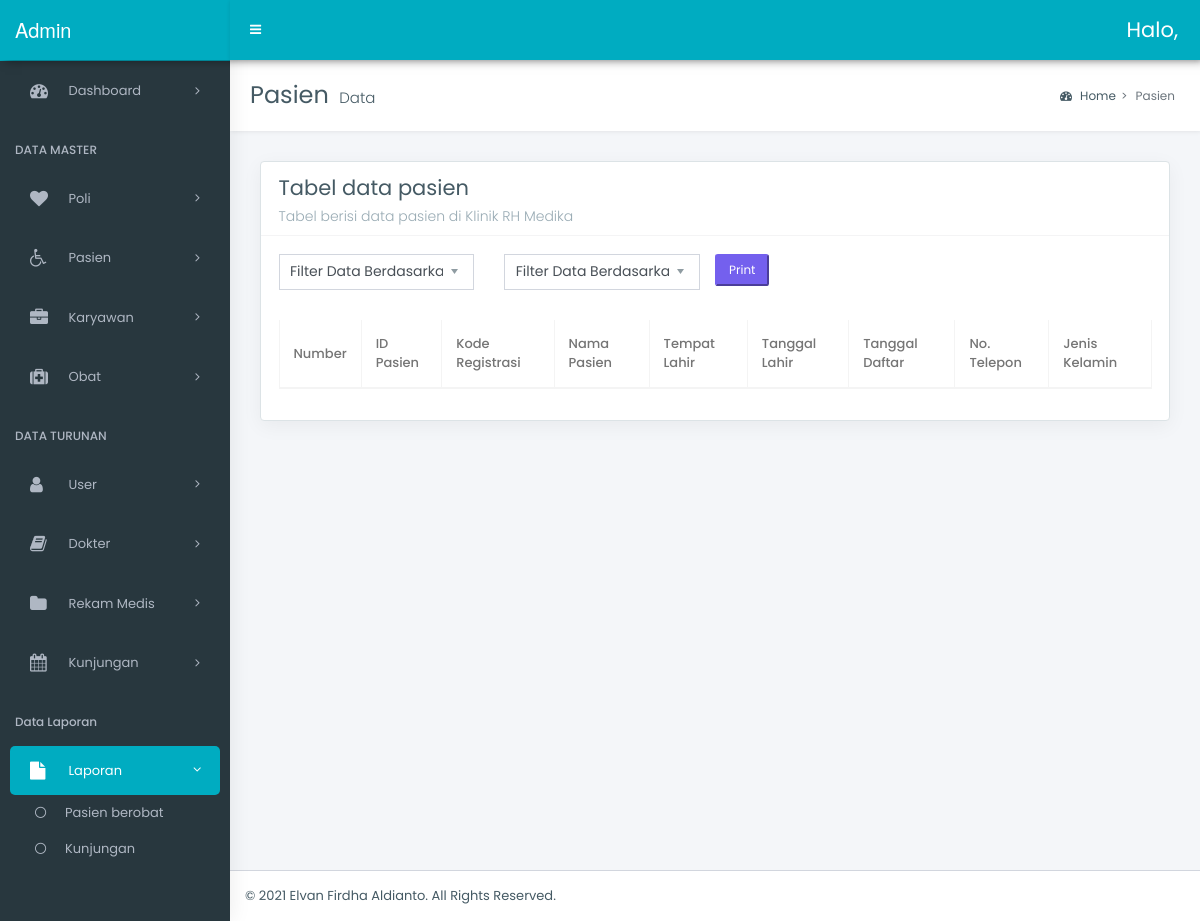
The page /admin/laporan/datakartu.php on the database as committed earlier.
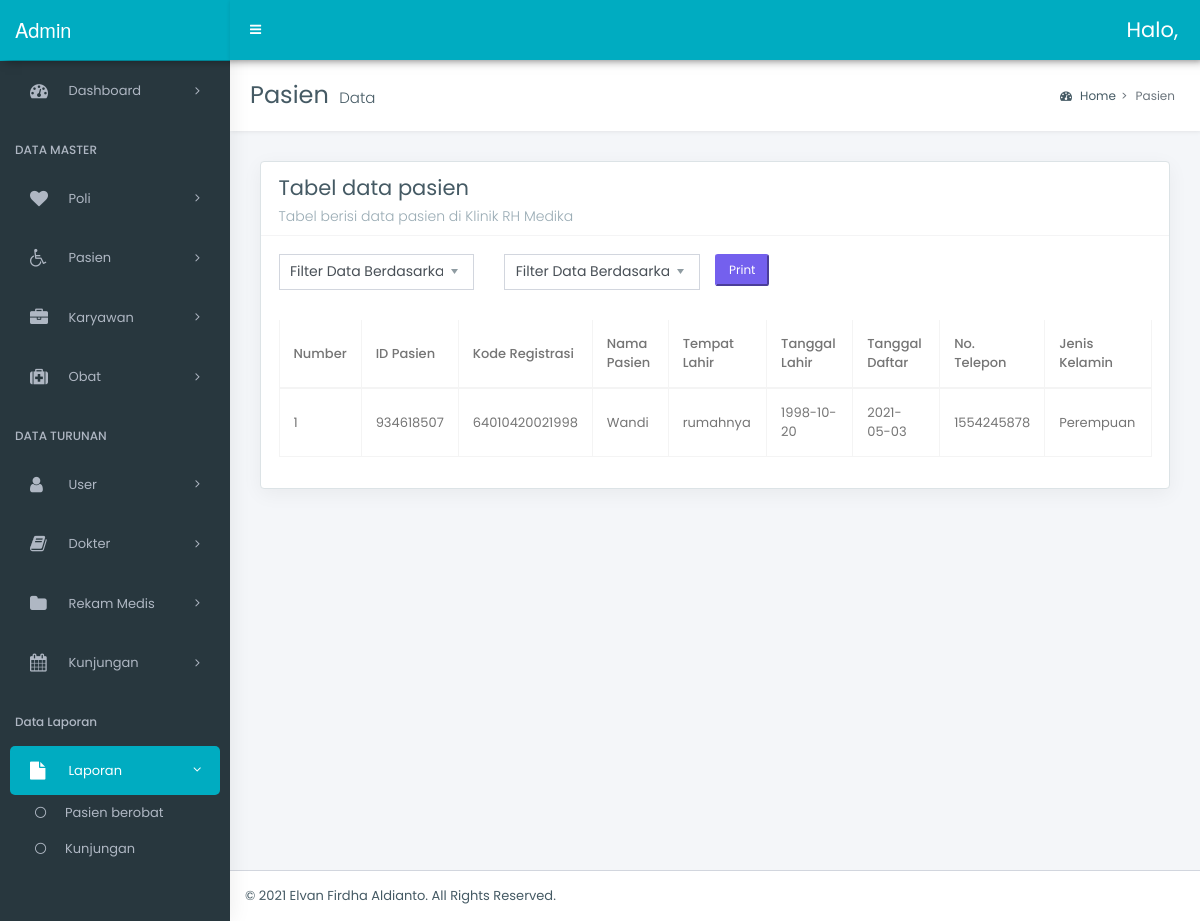
The same page on the database as committed later.
### tables this page shows
CREATE TABLE `pasien` (
  `id_pasien` int(9) NOT NULL,
  `nm_pasien` varchar(50) NOT NULL,
  `kd_registrasi` text NOT NULL,
  `jen_kelamin` enum('1','2') NOT NULL,
  `jalur` enum('1','2','3','4') NOT NULL,
  `alamatp` text NOT NULL,
  `tempat_lahirp` varchar(20) NOT NULL,
  `tgl_lahirp` date NOT NULL,
  `telp_pasien` varchar(13) NOT NULL,
  `tgl_daftar` date NOT NULL
);

### admin/laporan/datakartu.php (the view, shortened to what the changed rows need)
<?php
include('../../config/connect.php');
?>
<!DOCTYPE html>
<html lang="en">
<head>
    <link rel="stylesheet" href="../../style/bootstrap.min.css">
    <link rel="stylesheet" href="../../style/bootstrap-extend.css">
    <link rel="stylesheet" href="../../style/master_style.css">
    <link rel="stylesheet" href="../../style/_all-skins.css">
    <link rel="stylesheet" href="../../assets/datatable/datatables.min.css">
</head>
<body class="hold-transition skin-green sidebar-mini">
    <div class="wrapper">
        <div class="content-wrapper">
            <section class="content-header">
                <h1>
                    Pasien
                    <small>Data</small>
                </h1>
            </section>
            <section class="content">
                <div class="row">
                    <div class="col-12">
                        <div class="box">
                            <div class="box-body">
                                <div class="table-responsive">
                                    <table id="example7" class="table table-bordered table-hover display nowrap margin-top-10 w-p100">
                                        <thead>
                                            <tr>
                                                <th>Number</th>
                                                <th>ID Pasien</th>
                                                <th>Kode Registrasi</th>
                                                <th>Nama Pasien</th>
                                                <th>Tempat Lahir</th>
                                                <th>Tanggal Lahir</th>
                                                <th>Tanggal Daftar</th>
                                                <th>No. Telepon</th>
                                                <th>Jenis Kelamin</th>
                                            </tr>
                                        </thead>
                                        <tbody>
                                            <?php
                                            $q = $connect->query("SELECT * FROM pasien");
                                            $no = 1;
                                            foreach ($q as $dpa) :
                                            ?>
                                                <tr>
                                                    <td><?= $no ?></td>
                                                    <td><?= $dpa['id_pasien'] ?></td>
                                                    <td><?= $dpa['kd_registrasi'] ?></td>
                                                    <td><?= $dpa['nm_pasien'] ?></td>
                                                    <td><?= $dpa['tempat_lahirp'] ?></td>
                                                    <td><?= $dpa['tgl_lahirp'] ?></td>
                                                    <td><?= $dpa['tgl_daftar'] ?></td>
                                                    <td><?= $dpa['telp_pasien'] ?></td>
                                                    <td>
                                                        <?php
                                                        if ($dpa['jen_kelamin'] == '2') {
                                                            echo "Laki-laki";
                                                        } else {
                                                            echo "Perempuan";
                                                        }
                                                        ?>
                                                    </td>
                                                </tr>
                                            <?php
                                                $no++;
                                            endforeach; ?>
                                        </tbody>
                                    </table>
                                </div>
                            </div>
                        </div>
                    </div>
                </div>
            </section>
        </div>
    </div>
</body>
</html>

Rows that differ between the two databases and show on the page:
added pasien: id_pasien "934618507", kd_registrasi "64010420021998", nm_pasien "Wandi", tempat_lahirp "rumahnya", tgl_lahirp "1998-10-20", tgl_daftar "2021-05-03", telp_pasien "1554245878", jen_kelamin "Perempuan"
